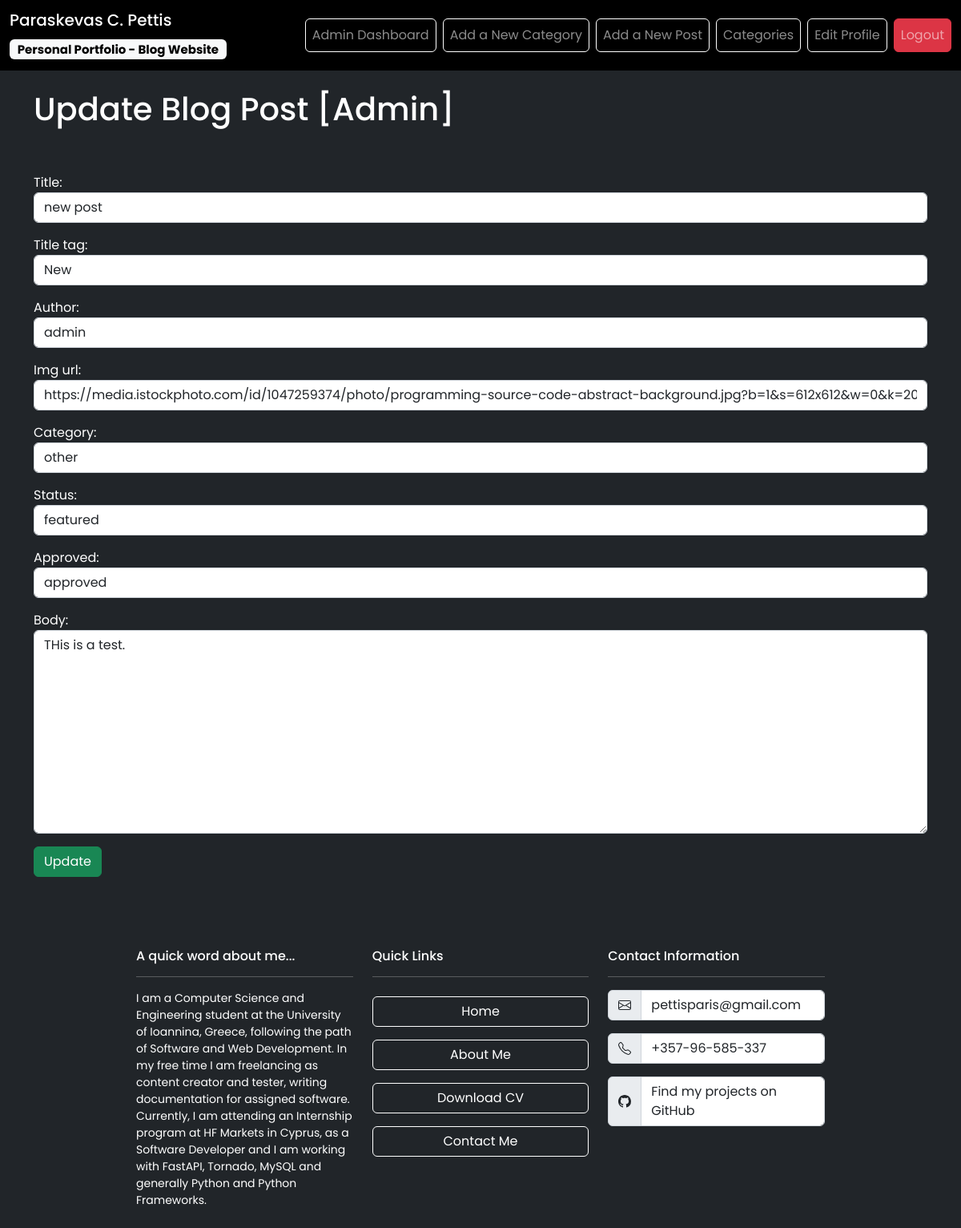
The app's page /admin_dashboard/edit/1 (signed in), older data.
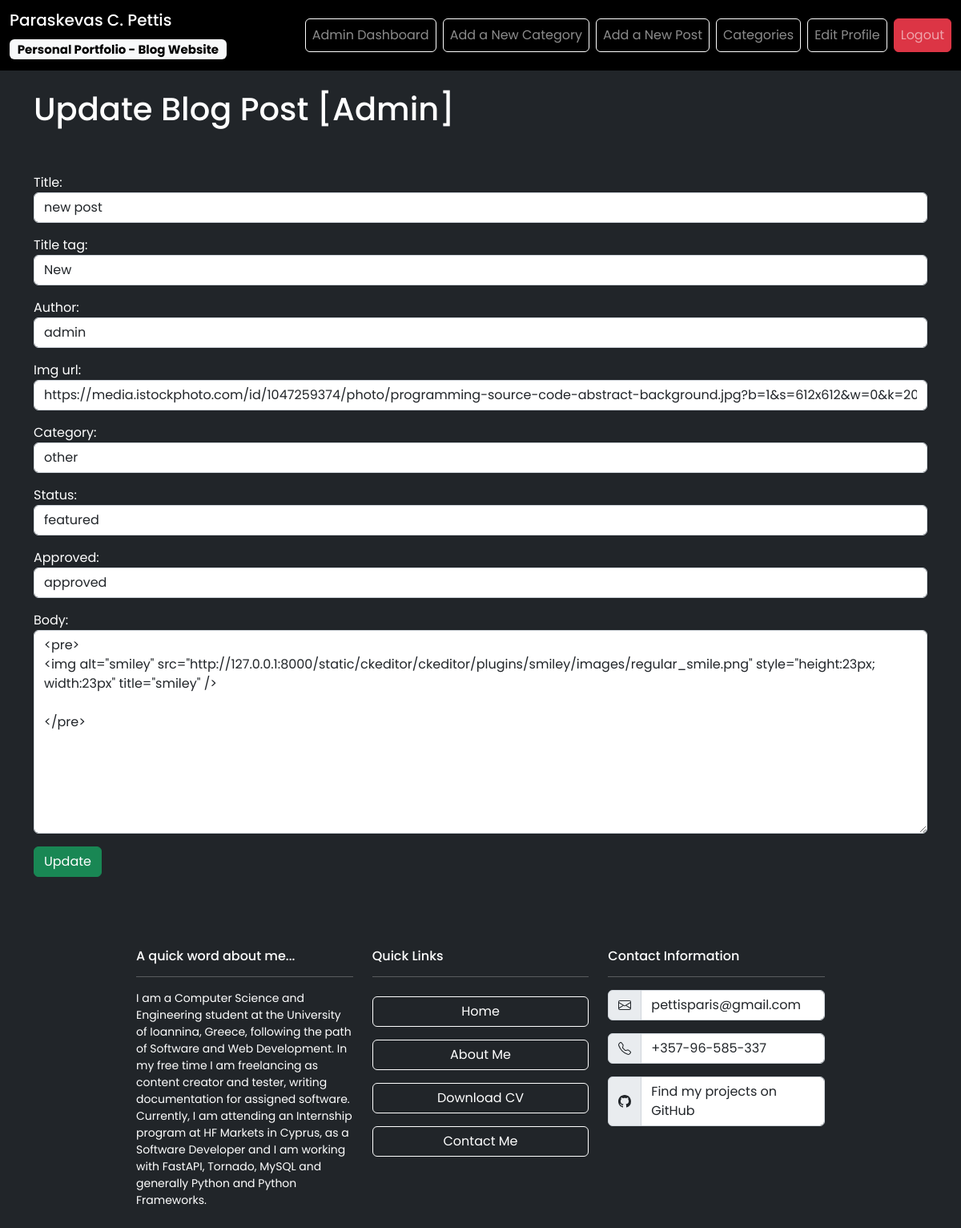
The same page, newer data.
### main_blog/models.py (models this page shows, shortened)
class Post(models.Model):
    title = models.CharField(max_length=255)
    title_tag = models.CharField(max_length=255)
    author = models.ForeignKey(User, on_delete=models.CASCADE) ## if user gets deleted all user's posts get deleted.
    img_url = models.CharField(max_length=255, default="https://media.istockphoto.com/id/1047259374/photo/programming-source-code-abstract-background.jpg?b=1&s=612x612&w=0&k=20&c=ujRPoiaJlm5U3WDWcVVa1YVlFIt6Gcjr-RstzOEPbIU=")
    body = RichTextField(blank=True, null=True)
    post_date = models.DateField(auto_now_add=True)
    category = models.CharField(max_length=255, default='general')
    status = models.CharField(max_length=100, default='basic') # basic - featured - ad
    approved = models.CharField(max_length=100, default='pending') # pending - declined - approved
    likes = models.ManyToManyField(User, related_name="blog_post")

### main_blog/views.py (the view)
# urls.py: path('admin_dashboard/edit/<int:pk>', AdminUpdatePostView.as_view(), name="admin_update_post"),
class AdminUpdatePostView(UpdateView):
    model = Post
    form_class = AdminPostForm
    template_name = 'admin_update_post.html'

### main_blog/forms.py
class AdminPostForm(forms.ModelForm):
    class Meta:
        model = Post
        fields = ('title', 'title_tag', 'author', 'img_url', 'category', 'status', 'approved', 'body')
        widgets = {
            'title': forms.TextInput(attrs={'class': 'form-control'}),
            'title_tag': forms.TextInput(attrs={'class': 'form-control'}),
            'author': forms.Select(attrs={'class': 'form-control'}),
            'img_url': forms.TextInput(attrs={'class': 'form-control'}),
            'category': forms.Select(choices=choise_list, attrs={'class': 'form-control'}),\
            'status': forms.TextInput(attrs={'class': 'form-control'}),
            'approved': forms.TextInput(attrs={'class': 'form-control'}),
            'body': forms.Textarea(attrs={'class': 'form-control'}),
        }

### main_blog/templates/admin_update_post.html (shortened to what this page needs)
{% extends 'base.html' %}
{% block content %}
    {% if user.is_authenticated %}
        <h1>Update Blog Post [Admin]</h1>
        <br><br>
        <form method="POST">
            {{form.as_p}}
            <button class="btn btn-success" action="submit">Update</button>
        </form>
    {% endif %}
    <br>
{% endblock %}

Row changes from the older to the newer data that the page shows:
changed Post "new post": body "THis is a test." → "<pre> <img alt=\"smiley\" src=\"http://127.0.0.1:8000/static/ckeditor/ckeditor/plugins/smiley/images/regular_smile.png\" style=\"height:23px; width:23px\" title=\"smiley\" /> </pre>"
